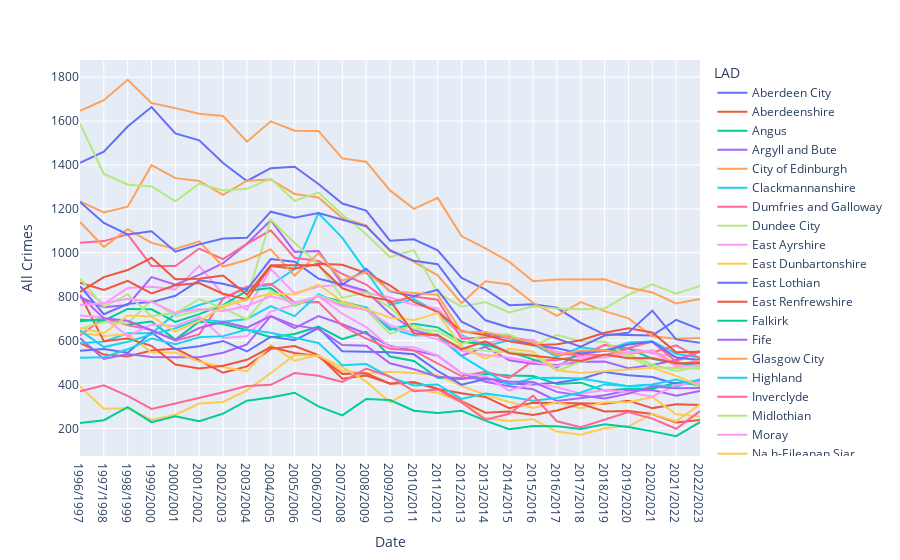

The code cell stored with this chart in its notebook:
### Code cell
# Question 1: How do Scottish Crime rates vary over time?
# Plotting overall Scottish crime ratios over time
fig = px.line(data_frame=pivoted_crimes_ratios_df, x=pivoted_crimes_ratios_df.index, y="All Crimes", color="LAD")
fig.show()
fig.write_html("assets/scottish_crime_ratios_over_time.html", default_width="100%", default_height="100%")

### Figure 1 — Plotly figure (JSON) as saved in the notebook; plotly's stock layout.template omitted (floating-point values rounded to 4 significant figures)
{"data": [{"hovertemplate": "LAD=Aberdeen City<br>Date=%{x}<br>All Crimes=%{y}<extra></extra>", "legendgroup": "Aberdeen City", "line": {"color": "#636efa", "dash": "solid"}, "marker": {"symbol": "circle"}, "mode": "lines", "name": "Aberdeen City", "orientation": "v", "showlegend": true, "type": "scatter", "x": ["1996/1997", "1997/1998", "1998/1999", "1999/2000", "2000/2001", "2001/2002", "2002/2003", "2003/2004", "2004/2005", "2005/2006", "2006/2007", "2007/2008", "2008/2009", "2009/2010", "2010/2011", "2011/2012", "2012/2013", "2013/2014", "2014/2015", "2015/2016", "2016/2017", "2017/2018", "2018/2019", "2019/2020", "2020/2021", "2021/2022", "2022/2023"], "xaxis": "x", "y": [1410, 1460, 1575, 1664, 1544, 1512, 1409, 1327, 1385, 1392, 1313, 1224, 1192, 1055, 1061, 1011, 885, 833, 761, 765, 749, 680, 627, 626, 623, 694, 651], "yaxis": "y"}, {"hovertemplate": "LAD=Aberdeenshire<br>Date=%{x}<br>All Crimes=%{y}<extra></extra>", "legendgroup": "Aberdeenshire", "line": {"color": "#EF553B", "dash": "solid"}, "marker": {"symbol": "circle"}, "mode": "lines", "name": "Aberdeenshire", "orientation": "v", "showlegend": true, "type": "scatter", "x": ["1996/1997", "1997/1998", "1998/1999", "1999/2000", "2000/2001", "2001/2002", "2002/2003", "2003/2004", "2004/2005", "2005/2006", "2006/2007", "2007/2008", "2008/2009", "2009/2010", "2010/2011", "2011/2012", "2012/2013", "2013/2014", "2014/2015", "2015/2016", "2016/2017", "2017/2018", "2018/2019", "2019/2020", "2020/2021", "2021/2022", "2022/2023"], "xaxis": "x", "y": [589, 536, 527, 554, 563, 510, 453, 482, 562, 575, 533, 426, 440, 404, 408, 379, 360, 343, 292, 316, 315, 313, 312, 326, 292, 310, 306], "yaxis": "y"}, {"hovertemplate": "LAD=Angus<br>Date=%{x}<br>All Crimes=%{y}<extra></extra>", "legendgroup": "Angus", "line": {"color": "#00cc96", "dash": "solid"}, "marker": {"symbol": "circle"}, "mode": "lines", "name": "Angus", "orientation": "v", "showlegend": true, "type": "scatter", "x": ["1996/1997", "1997/1998", "1998/1999", "1999/2000", "2000/2001", "2001/2002", "2002/2003", "2003/2004", "2004/2005", "2005/2006", "2006/2007", "2007/2008", "2008/2009", "2009/2010", "2010/2011", "2011/2012", "2012/2013", "2013/2014", "2014/2015", "2015/2016", "2016/2017", "2017/2018", "2018/2019", "2019/2020", "2020/2021", "2021/2022", "2022/2023"], "xaxis": "x", "y": [688, 698, 673, 687, 604, 687, 675, 648, 615, 630, 663, 606, 640, 527, 507, 430, 424, 447, 441, 438, 402, 408, 371, 380, 380, 408, 399], "yaxis": "y"}, {"hovertemplate": "LAD=Argyll and Bute<br>Date=%{x}<br>All Crimes=%{y}<extra></extra>", "legendgroup": "Argyll and Bute", "line": {"color": "#ab63fa", "dash": "solid"}, "marker": {"symbol": "circle"}, "mode": "lines", "name": "Argyll and Bute", "orientation": "v", "showlegend": true, "type": "scatter", "x": ["1996/1997", "1997/1998", "1998/1999", "1999/2000", "2000/2001", "2001/2002", "2002/2003", "2003/2004", "2004/2005", "2005/2006", "2006/2007", "2007/2008", "2008/2009", "2009/2010", "2010/2011", "2011/2012", "2012/2013", "2013/2014", "2014/2015", "2015/2016", "2016/2017", "2017/2018", "2018/2019", "2019/2020", "2020/2021", "2021/2022", "2022/2023"], "xaxis": "x", "y": [611, 516, 538, 525, 524, 524, 544, 582, 711, 656, 711, 674, 631, 575, 555, 531, 451, 412, 392, 378, 325, 337, 351, 372, 374, 348, 370], "yaxis": "y"}, {"hovertemplate": "LAD=City of Edinburgh<br>Date=%{x}<br>All Crimes=%{y}<extra></extra>", "legendgroup": "City of Edinburgh", "line": {"color": "#FFA15A", "dash": "solid"}, "marker": {"symbol": "circle"}, "mode": "lines", "name": "City of Edinburgh", "orientation": "v", "showlegend": true, "type": "scatter", "x": ["1996/1997", "1997/1998", "1998/1999", "1999/2000", "2000/2001", "2001/2002", "2002/2003", "2003/2004", "2004/2005", "2005/2006", "2006/2007", "2007/2008", "2008/2009", "2009/2010", "2010/2011", "2011/2012", "2012/2013", "2013/2014", "2014/2015", "2015/2016", "2016/2017", "2017/2018", "2018/2019", "2019/2020", "2020/2021", "2021/2022", "2022/2023"], "xaxis": "x", "y": [1234, 1184, 1210, 1399, 1340, 1327, 1264, 1328, 1334, 1268, 1252, 1158, 1125, 1008, 958, 897, 770, 870, 855, 772, 712, 775, 734, 701, 619, 608, 611], "yaxis": "y"}, {"hovertemplate": "LAD=Clackmannanshire<br>Date=%{x}<br>All Crimes=%{y}<extra></extra>", "legendgroup": "Clackmannanshire", "line": {"color": "#19d3f3", "dash": "solid"}, "marker": {"symbol": "circle"}, "mode": "lines", "name": "Clackmannanshire", "orientation": "v", "showlegend": true, "type": "scatter", "x": ["1996/1997", "1997/1998", "1998/1999", "1999/2000", "2000/2001", "2001/2002", "2002/2003", "2003/2004", "2004/2005", "2005/2006", "2006/2007", "2007/2008", "2008/2009", "2009/2010", "2010/2011", "2011/2012", "2012/2013", "2013/2014", "2014/2015", "2015/2016", "2016/2017", "2017/2018", "2018/2019", "2019/2020", "2020/2021", "2021/2022", "2022/2023"], "xaxis": "x", "y": [587, 595, 633, 633, 722, 762, 793, 839, 853, 926, 1180, 1068, 915, 762, 789, 728, 624, 574, 601, 582, 527, 569, 554, 591, 597, 539, 523], "yaxis": "y"}, {"hovertemplate": "LAD=Dumfries and Galloway<br>Date=%{x}<br>All Crimes=%{y}<extra></extra>", "legendgroup": "Dumfries and Galloway", "line": {"color": "#FF6692", "dash": "solid"}, "marker": {"symbol": "circle"}, "mode": "lines", "name": "Dumfries and Galloway", "orientation": "v", "showlegend": true, "type": "scatter", "x": ["1996/1997", "1997/1998", "1998/1999", "1999/2000", "2000/2001", "2001/2002", "2002/2003", "2003/2004", "2004/2005", "2005/2006", "2006/2007", "2007/2008", "2008/2009", "2009/2010", "2010/2011", "2011/2012", "2012/2013", "2013/2014", "2014/2015", "2015/2016", "2016/2017", "2017/2018", "2018/2019", "2019/2020", "2020/2021", "2021/2022", "2022/2023"], "xaxis": "x", "y": [624, 701, 670, 648, 599, 628, 791, 845, 859, 773, 775, 668, 609, 562, 554, 496, 437, 458, 430, 508, 511, 529, 580, 562, 546, 578, 519], "yaxis": "y"}, {"hovertemplate": "LAD=Dundee City<br>Date=%{x}<br>All Crimes=%{y}<extra></extra>", "legendgroup": "Dundee City", "line": {"color": "#B6E880", "dash": "solid"}, "marker": {"symbol": "circle"}, "mode": "lines", "name": "Dundee City", "orientation": "v", "showlegend": true, "type": "scatter", "x": ["1996/1997", "1997/1998", "1998/1999", "1999/2000", "2000/2001", "2001/2002", "2002/2003", "2003/2004", "2004/2005", "2005/2006", "2006/2007", "2007/2008", "2008/2009", "2009/2010", "2010/2011", "2011/2012", "2012/2013", "2013/2014", "2014/2015", "2015/2016", "2016/2017", "2017/2018", "2018/2019", "2019/2020", "2020/2021", "2021/2022", "2022/2023"], "xaxis": "x", "y": [1588, 1359, 1311, 1302, 1234, 1315, 1284, 1291, 1338, 1236, 1274, 1174, 1084, 980, 1012, 818, 754, 775, 728, 756, 746, 742, 746, 809, 856, 813, 849], "yaxis": "y"}, {"hovertemplate": "LAD=East Ayrshire<br>Date=%{x}<br>All Crimes=%{y}<extra></extra>", "legendgroup": "East Ayrshire", "line": {"color": "#FF97FF", "dash": "solid"}, "marker": {"symbol": "circle"}, "mode": "lines", "name": "East Ayrshire", "orientation": "v", "showlegend": true, "type": "scatter", "x": ["1996/1997", "1997/1998", "1998/1999", "1999/2000", "2000/2001", "2001/2002", "2002/2003", "2003/2004", "2004/2005", "2005/2006", "2006/2007", "2007/2008", "2008/2009", "2009/2010", "2010/2011", "2011/2012", "2012/2013", "2013/2014", "2014/2015", "2015/2016", "2016/2017", "2017/2018", "2018/2019", "2019/2020", "2020/2021", "2021/2022", "2022/2023"], "xaxis": "x", "y": [846, 767, 839, 845, 833, 940, 810, 740, 926, 815, 846, 854, 817, 796, 763, 746, 619, 588, 609, 602, 549, 528, 523, 561, 541, 527, 507], "yaxis": "y"}, {"hovertemplate": "LAD=East Dunbartonshire<br>Date=%{x}<br>All Crimes=%{y}<extra></extra>", "legendgroup": "East Dunbartonshire", "line": {"color": "#FECB52", "dash": "solid"}, "marker": {"symbol": "circle"}, "mode": "lines", "name": "East Dunbartonshire", "orientation": "v", "showlegend": true, "type": "scatter", "x": ["1996/1997", "1997/1998", "1998/1999", "1999/2000", "2000/2001", "2001/2002", "2002/2003", "2003/2004", "2004/2005", "2005/2006", "2006/2007", "2007/2008", "2008/2009", "2009/2010", "2010/2011", "2011/2012", "2012/2013", "2013/2014", "2014/2015", "2015/2016", "2016/2017", "2017/2018", "2018/2019", "2019/2020", "2020/2021", "2021/2022", "2022/2023"], "xaxis": "x", "y": [636, 621, 628, 545, 545, 504, 479, 459, 579, 508, 534, 463, 450, 458, 452, 442, 393, 353, 320, 293, 319, 292, 319, 319, 342, 264, 254], "yaxis": "y"}, {"hovertemplate": "LAD=East Lothian<br>Date=%{x}<br>All Crimes=%{y}<extra></extra>", "legendgroup": "East Lothian", "line": {"color": "#636efa", "dash": "solid"}, "marker": {"symbol": "circle"}, "mode": "lines", "name": "East Lothian", "orientation": "v", "showlegend": true, "type": "scatter", "x": ["1996/1997", "1997/1998", "1998/1999", "1999/2000", "2000/2001", "2001/2002", "2002/2003", "2003/2004", "2004/2005", "2005/2006", "2006/2007", "2007/2008", "2008/2009", "2009/2010", "2010/2011", "2011/2012", "2012/2013", "2013/2014", "2014/2015", "2015/2016", "2016/2017", "2017/2018", "2018/2019", "2019/2020", "2020/2021", "2021/2022", "2022/2023"], "xaxis": "x", "y": [553, 561, 544, 637, 560, 574, 598, 550, 617, 601, 657, 551, 549, 547, 537, 461, 399, 425, 404, 400, 408, 425, 457, 442, 434, 402, 419], "yaxis": "y"}, {"hovertemplate": "LAD=East Renfrewshire<br>Date=%{x}<br>All Crimes=%{y}<extra></extra>", "legendgroup": "East Renfrewshire", "line": {"color": "#EF553B", "dash": "solid"}, "marker": {"symbol": "circle"}, "mode": "lines", "name": "East Renfrewshire", "orientation": "v", "showlegend": true, "type": "scatter", "x": ["1996/1997", "1997/1998", "1998/1999", "1999/2000", "2000/2001", "2001/2002", "2002/2003", "2003/2004", "2004/2005", "2005/2006", "2006/2007", "2007/2008", "2008/2009", "2009/2010", "2010/2011", "2011/2012", "2012/2013", "2013/2014", "2014/2015", "2015/2016", "2016/2017", "2017/2018", "2018/2019", "2019/2020", "2020/2021", "2021/2022", "2022/2023"], "xaxis": "x", "y": [809, 597, 609, 576, 491, 473, 485, 512, 570, 543, 528, 448, 451, 403, 411, 380, 324, 271, 276, 261, 281, 312, 277, 279, 265, 226, 238], "yaxis": "y"}, {"hovertemplate": "LAD=Falkirk<br>Date=%{x}<br>All Crimes=%{y}<extra></extra>", "legendgroup": "Falkirk", "line": {"color": "#00cc96", "dash": "solid"}, "marker": {"symbol": "circle"}, "mode": "lines", "name": "Falkirk", "orientation": "v", "showlegend": true, "type": "scatter", "x": ["1996/1997", "1997/1998", "1998/1999", "1999/2000", "2000/2001", "2001/2002", "2002/2003", "2003/2004", "2004/2005", "2005/2006", "2006/2007", "2007/2008", "2008/2009", "2009/2010", "2010/2011", "2011/2012", "2012/2013", "2013/2014", "2014/2015", "2015/2016", "2016/2017", "2017/2018", "2018/2019", "2019/2020", "2020/2021", "2021/2022", "2022/2023"], "xaxis": "x", "y": [695, 690, 744, 742, 685, 720, 761, 827, 839, 759, 804, 776, 750, 650, 676, 660, 594, 583, 550, 514, 476, 551, 552, 564, 517, 496, 486], "yaxis": "y"}, {"hovertemplate": "LAD=Fife<br>Date=%{x}<br>All Crimes=%{y}<extra></extra>", "legendgroup": "Fife", "line": {"color": "#ab63fa", "dash": "solid"}, "marker": {"symbol": "circle"}, "mode": "lines", "name": "Fife", "orientation": "v", "showlegend": true, "type": "scatter", "x": ["1996/1997", "1997/1998", "1998/1999", "1999/2000", "2000/2001", "2001/2002", "2002/2003", "2003/2004", "2004/2005", "2005/2006", "2006/2007", "2007/2008", "2008/2009", "2009/2010", "2010/2011", "2011/2012", "2012/2013", "2013/2014", "2014/2015", "2015/2016", "2016/2017", "2017/2018", "2018/2019", "2019/2020", "2020/2021", "2021/2022", "2022/2023"], "xaxis": "x", "y": [798, 752, 762, 889, 854, 899, 952, 1041, 1148, 1004, 1008, 858, 826, 722, 647, 619, 530, 571, 510, 494, 488, 503, 504, 474, 488, 511, 549], "yaxis": "y"}, {"hovertemplate": "LAD=Glasgow City<br>Date=%{x}<br>All Crimes=%{y}<extra></extra>", "legendgroup": "Glasgow City", "line": {"color": "#FFA15A", "dash": "solid"}, "marker": {"symbol": "circle"}, "mode": "lines", "name": "Glasgow City", "orientation": "v", "showlegend": true, "type": "scatter", "x": ["1996/1997", "1997/1998", "1998/1999", "1999/2000", "2000/2001", "2001/2002", "2002/2003", "2003/2004", "2004/2005", "2005/2006", "2006/2007", "2007/2008", "2008/2009", "2009/2010", "2010/2011", "2011/2012", "2012/2013", "2013/2014", "2014/2015", "2015/2016", "2016/2017", "2017/2018", "2018/2019", "2019/2020", "2020/2021", "2021/2022", "2022/2023"], "xaxis": "x", "y": [1647, 1695, 1788, 1682, 1659, 1633, 1623, 1506, 1599, 1556, 1555, 1430, 1415, 1284, 1200, 1250, 1076, 1020, 959, 870, 878, 877, 879, 842, 819, 769, 789], "yaxis": "y"}, {"hovertemplate": "LAD=Highland<br>Date=%{x}<br>All Crimes=%{y}<extra></extra>", "legendgroup": "Highland", "line": {"color": "#19d3f3", "dash": "solid"}, "marker": {"symbol": "circle"}, "mode": "lines", "name": "Highland", "orientation": "v", "showlegend": true, "type": "scatter", "x": ["1996/1997", "1997/1998", "1998/1999", "1999/2000", "2000/2001", "2001/2002", "2002/2003", "2003/2004", "2004/2005", "2005/2006", "2006/2007", "2007/2008", "2008/2009", "2009/2010", "2010/2011", "2011/2012", "2012/2013", "2013/2014", "2014/2015", "2015/2016", "2016/2017", "2017/2018", "2018/2019", "2019/2020", "2020/2021", "2021/2022", "2022/2023"], "xaxis": "x", "y": [646, 570, 594, 628, 656, 697, 686, 698, 757, 711, 811, 762, 752, 657, 623, 627, 529, 461, 397, 429, 430, 427, 409, 392, 397, 390, 424], "yaxis": "y"}, {"hovertemplate": "LAD=Inverclyde<br>Date=%{x}<br>All Crimes=%{y}<extra></extra>", "legendgroup": "Inverclyde", "line": {"color": "#FF6692", "dash": "solid"}, "marker": {"symbol": "circle"}, "mode": "lines", "name": "Inverclyde", "orientation": "v", "showlegend": true, "type": "scatter", "x": ["1996/1997", "1997/1998", "1998/1999", "1999/2000", "2000/2001", "2001/2002", "2002/2003", "2003/2004", "2004/2005", "2005/2006", "2006/2007", "2007/2008", "2008/2009", "2009/2010", "2010/2011", "2011/2012", "2012/2013", "2013/2014", "2014/2015", "2015/2016", "2016/2017", "2017/2018", "2018/2019", "2019/2020", "2020/2021", "2021/2022", "2022/2023"], "xaxis": "x", "y": [1045, 1053, 1084, 940, 939, 1019, 971, 1040, 1102, 977, 962, 904, 855, 773, 800, 786, 608, 614, 620, 590, 537, 538, 532, 566, 595, 504, 553], "yaxis": "y"}, {"hovertemplate": "LAD=Midlothian<br>Date=%{x}<br>All Crimes=%{y}<extra></extra>", "legendgroup": "Midlothian", "line": {"color": "#B6E880", "dash": "solid"}, "marker": {"symbol": "circle"}, "mode": "lines", "name": "Midlothian", "orientation": "v", "showlegend": true, "type": "scatter", "x": ["1996/1997", "1997/1998", "1998/1999", "1999/2000", "2000/2001", "2001/2002", "2002/2003", "2003/2004", "2004/2005", "2005/2006", "2006/2007", "2007/2008", "2008/2009", "2009/2010", "2010/2011", "2011/2012", "2012/2013", "2013/2014", "2014/2015", "2015/2016", "2016/2017", "2017/2018", "2018/2019", "2019/2020", "2020/2021", "2021/2022", "2022/2023"], "xaxis": "x", "y": [654, 684, 678, 785, 710, 737, 760, 794, 1151, 1044, 948, 794, 820, 750, 653, 643, 583, 628, 627, 576, 625, 597, 595, 526, 478, 474, 471], "yaxis": "y"}, {"hovertemplate": "LAD=Moray<br>Date=%{x}<br>All Crimes=%{y}<extra></extra>", "legendgroup": "Moray", "line": {"color": "#FF97FF", "dash": "solid"}, "marker": {"symbol": "circle"}, "mode": "lines", "name": "Moray", "orientation": "v", "showlegend": true, "type": "scatter", "x": ["1996/1997", "1997/1998", "1998/1999", "1999/2000", "2000/2001", "2001/2002", "2002/2003", "2003/2004", "2004/2005", "2005/2006", "2006/2007", "2007/2008", "2008/2009", "2009/2010", "2010/2011", "2011/2012", "2012/2013", "2013/2014", "2014/2015", "2015/2016", "2016/2017", "2017/2018", "2018/2019", "2019/2020", "2020/2021", "2021/2022", "2022/2023"], "xaxis": "x", "y": [714, 705, 620, 672, 666, 708, 612, 620, 732, 763, 803, 722, 661, 570, 569, 532, 451, 437, 372, 406, 387, 358, 374, 364, 344, 398, 410], "yaxis": "y"}, {"hovertemplate": "LAD=Na h-Eileanan Siar<br>Date=%{x}<br>All Crimes=%{y}<extra></extra>", "legendgroup": "Na h-Eileanan Siar", "line": {"color": "#FECB52", "dash": "solid"}, "marker": {"symbol": "circle"}, "mode": "lines", "name": "Na h-Eileanan Siar", "orientation": "v", "showlegend": true, "type": "scatter", "x": ["1996/1997", "1997/1998", "1998/1999", "1999/2000", "2000/2001", "2001/2002", "2002/2003", "2003/2004", "2004/2005", "2005/2006", "2006/2007", "2007/2008", "2008/2009", "2009/2010", "2010/2011", "2011/2012", "2012/2013", "2013/2014", "2014/2015", "2015/2016", "2016/2017", "2017/2018", "2018/2019", "2019/2020", "2020/2021", "2021/2022", "2022/2023"], "xaxis": "x", "y": [390, 289, 291, 238, 262, 313, 320, 373, 452, 534, 530, 479, 413, 319, 378, 362, 320, 247, 233, 241, 185, 171, 200, 209, 266, 232, 308], "yaxis": "y"}, {"hovertemplate": "LAD=North Ayrshire<br>Date=%{x}<br>All Crimes=%{y}<extra></extra>", "legendgroup": "North Ayrshire", "line": {"color": "#636efa", "dash": "solid"}, "marker": {"symbol": "circle"}, "mode": "lines", "name": "North Ayrshire", "orientation": "v", "showlegend": true, "type": "scatter", "x": ["1996/1997", "1997/1998", "1998/1999", "1999/2000", "2000/2001", "2001/2002", "2002/2003", "2003/2004", "2004/2005", "2005/2006", "2006/2007", "2007/2008", "2008/2009", "2009/2010", "2010/2011", "2011/2012", "2012/2013", "2013/2014", "2014/2015", "2015/2016", "2016/2017", "2017/2018", "2018/2019", "2019/2020", "2020/2021", "2021/2022", "2022/2023"], "xaxis": "x", "y": [848, 720, 767, 775, 804, 874, 859, 831, 971, 959, 882, 855, 927, 824, 803, 831, 686, 634, 613, 580, 565, 541, 553, 582, 594, 522, 511], "yaxis": "y"}, {"hovertemplate": "LAD=North Lanarkshire<br>Date=%{x}<br>All Crimes=%{y}<extra></extra>", "legendgroup": "North Lanarkshire", "line": {"color": "#EF553B", "dash": "solid"}, "marker": {"symbol": "circle"}, "mode": "lines", "name": "North Lanarkshire", "orientation": "v", "showlegend": true, "type": "scatter", "x": ["1996/1997", "1997/1998", "1998/1999", "1999/2000", "2000/2001", "2001/2002", "2002/2003", "2003/2004", "2004/2005", "2005/2006", "2006/2007", "2007/2008", "2008/2009", "2009/2010", "2010/2011", "2011/2012", "2012/2013", "2013/2014", "2014/2015", "2015/2016", "2016/2017", "2017/2018", "2018/2019", "2019/2020", "2020/2021", "2021/2022", "2022/2023"], "xaxis": "x", "y": [863, 830, 872, 815, 852, 862, 813, 787, 939, 927, 950, 945, 907, 851, 776, 731, 643, 625, 596, 578, 583, 601, 635, 656, 637, 546, 549], "yaxis": "y"}, {"hovertemplate": "LAD=Orkney Islands<br>Date=%{x}<br>All Crimes=%{y}<extra></extra>", "legendgroup": "Orkney Islands", "line": {"color": "#00cc96", "dash": "solid"}, "marker": {"symbol": "circle"}, "mode": "lines", "name": "Orkney Islands", "orientation": "v", "showlegend": true, "type": "scatter", "x": ["1996/1997", "1997/1998", "1998/1999", "1999/2000", "2000/2001", "2001/2002", "2002/2003", "2003/2004", "2004/2005", "2005/2006", "2006/2007", "2007/2008", "2008/2009", "2009/2010", "2010/2011", "2011/2012", "2012/2013", "2013/2014", "2014/2015", "2015/2016", "2016/2017", "2017/2018", "2018/2019", "2019/2020", "2020/2021", "2021/2022", "2022/2023"], "xaxis": "x", "y": [224, 237, 296, 228, 255, 232, 267, 326, 340, 362, 300, 259, 334, 329, 280, 270, 280, 235, 196, 211, 209, 197, 218, 206, 186, 164, 228], "yaxis": "y"}, {"hovertemplate": "LAD=Perth and Kinross<br>Date=%{x}<br>All Crimes=%{y}<extra></extra>", "legendgroup": "Perth and Kinross", "line": {"color": "#ab63fa", "dash": "solid"}, "marker": {"symbol": "circle"}, "mode": "lines", "name": "Perth and Kinross", "orientation": "v", "showlegend": true, "type": "scatter", "x": ["1996/1997", "1997/1998", "1998/1999", "1999/2000", "2000/2001", "2001/2002", "2002/2003", "2003/2004", "2004/2005", "2005/2006", "2006/2007", "2007/2008", "2008/2009", "2009/2010", "2010/2011", "2011/2012", "2012/2013", "2013/2014", "2014/2015", "2015/2016", "2016/2017", "2017/2018", "2018/2019", "2019/2020", "2020/2021", "2021/2022", "2022/2023"], "xaxis": "x", "y": [805, 701, 690, 646, 603, 657, 685, 659, 711, 669, 652, 579, 576, 496, 469, 435, 428, 428, 413, 411, 366, 349, 336, 358, 390, 382, 384], "yaxis": "y"}, {"hovertemplate": "LAD=Renfrewshire<br>Date=%{x}<br>All Crimes=%{y}<extra></extra>", "legendgroup": "Renfrewshire", "line": {"color": "#FFA15A", "dash": "solid"}, "marker": {"symbol": "circle"}, "mode": "lines", "name": "Renfrewshire", "orientation": "v", "showlegend": true, "type": "scatter", "x": ["1996/1997", "1997/1998", "1998/1999", "1999/2000", "2000/2001", "2001/2002", "2002/2003", "2003/2004", "2004/2005", "2005/2006", "2006/2007", "2007/2008", "2008/2009", "2009/2010", "2010/2011", "2011/2012", "2012/2013", "2013/2014", "2014/2015", "2015/2016", "2016/2017", "2017/2018", "2018/2019", "2019/2020", "2020/2021", "2021/2022", "2022/2023"], "xaxis": "x", "y": [1140, 1027, 1107, 1045, 1017, 1052, 937, 967, 1015, 896, 997, 873, 912, 825, 816, 808, 640, 639, 614, 591, 534, 554, 556, 538, 555, 491, 508], "yaxis": "y"}, {"hovertemplate": "LAD=Scottish Borders<br>Date=%{x}<br>All Crimes=%{y}<extra></extra>", "legendgroup": "Scottish Borders", "line": {"color": "#19d3f3", "dash": "solid"}, "marker": {"symbol": "circle"}, "mode": "lines", "name": "Scottish Borders", "orientation": "v", "showlegend": true, "type": "scatter", "x": ["1996/1997", "1997/1998", "1998/1999", "1999/2000", "2000/2001", "2001/2002", "2002/2003", "2003/2004", "2004/2005", "2005/2006", "2006/2007", "2007/2008", "2008/2009", "2009/2010", "2010/2011", "2011/2012", "2012/2013", "2013/2014", "2014/2015", "2015/2016", "2016/2017", "2017/2018", "2018/2019", "2019/2020", "2020/2021", "2021/2022", "2022/2023"], "xaxis": "x", "y": [522, 524, 560, 609, 583, 615, 620, 650, 635, 613, 589, 487, 493, 433, 395, 400, 334, 358, 344, 326, 338, 363, 400, 393, 400, 422, 393], "yaxis": "y"}, {"hovertemplate": "LAD=Shetland Islands<br>Date=%{x}<br>All Crimes=%{y}<extra></extra>", "legendgroup": "Shetland Islands", "line": {"color": "#FF6692", "dash": "solid"}, "marker": {"symbol": "circle"}, "mode": "lines", "name": "Shetland Islands", "orientation": "v", "showlegend": true, "type": "scatter", "x": ["1996/1997", "1997/1998", "1998/1999", "1999/2000", "2000/2001", "2001/2002", "2002/2003", "2003/2004", "2004/2005", "2005/2006", "2006/2007", "2007/2008", "2008/2009", "2009/2010", "2010/2011", "2011/2012", "2012/2013", "2013/2014", "2014/2015", "2015/2016", "2016/2017", "2017/2018", "2018/2019", "2019/2020", "2020/2021", "2021/2022", "2022/2023"], "xaxis": "x", "y": [369, 396, 348, 288, 313, 337, 364, 393, 398, 452, 439, 411, 472, 436, 369, 377, 318, 239, 266, 349, 232, 205, 238, 274, 244, 198, 278], "yaxis": "y"}, {"hovertemplate": "LAD=South Ayrshire<br>Date=%{x}<br>All Crimes=%{y}<extra></extra>", "legendgroup": "South Ayrshire", "line": {"color": "#B6E880", "dash": "solid"}, "marker": {"symbol": "circle"}, "mode": "lines", "name": "South Ayrshire", "orientation": "v", "showlegend": true, "type": "scatter", "x": ["1996/1997", "1997/1998", "1998/1999", "1999/2000", "2000/2001", "2001/2002", "2002/2003", "2003/2004", "2004/2005", "2005/2006", "2006/2007", "2007/2008", "2008/2009", "2009/2010", "2010/2011", "2011/2012", "2012/2013", "2013/2014", "2014/2015", "2015/2016", "2016/2017", "2017/2018", "2018/2019", "2019/2020", "2020/2021", "2021/2022", "2022/2023"], "xaxis": "x", "y": [883, 754, 810, 712, 725, 789, 747, 696, 827, 761, 805, 769, 739, 630, 670, 621, 569, 553, 549, 536, 462, 503, 529, 536, 491, 461, 482], "yaxis": "y"}, {"hovertemplate": "LAD=South Lanarkshire<br>Date=%{x}<br>All Crimes=%{y}<extra></extra>", "legendgroup": "South Lanarkshire", "line": {"color": "#FF97FF", "dash": "solid"}, "marker": {"symbol": "circle"}, "mode": "lines", "name": "South Lanarkshire", "orientation": "v", "showlegend": true, "type": "scatter", "x": ["1996/1997", "1997/1998", "1998/1999", "1999/2000", "2000/2001", "2001/2002", "2002/2003", "2003/2004", "2004/2005", "2005/2006", "2006/2007", "2007/2008", "2008/2009", "2009/2010", "2010/2011", "2011/2012", "2012/2013", "2013/2014", "2014/2015", "2015/2016", "2016/2017", "2017/2018", "2018/2019", "2019/2020", "2020/2021", "2021/2022", "2022/2023"], "xaxis": "x", "y": [762, 770, 790, 776, 726, 744, 735, 757, 803, 772, 800, 756, 740, 669, 635, 604, 552, 534, 521, 503, 483, 518, 523, 548, 552, 481, 489], "yaxis": "y"}, {"hovertemplate": "LAD=Stirling<br>Date=%{x}<br>All Crimes=%{y}<extra></extra>", "legendgroup": "Stirling", "line": {"color": "#FECB52", "dash": "solid"}, "marker": {"symbol": "circle"}, "mode": "lines", "name": "Stirling", "orientation": "v", "showlegend": true, "type": "scatter", "x": ["1996/1997", "1997/1998", "1998/1999", "1999/2000", "2000/2001", "2001/2002", "2002/2003", "2003/2004", "2004/2005", "2005/2006", "2006/2007", "2007/2008", "2008/2009", "2009/2010", "2010/2011", "2011/2012", "2012/2013", "2013/2014", "2014/2015", "2015/2016", "2016/2017", "2017/2018", "2018/2019", "2019/2020", "2020/2021", "2021/2022", "2022/2023"], "xaxis": "x", "y": [657, 633, 714, 710, 641, 690, 754, 787, 814, 810, 855, 777, 744, 704, 693, 725, 571, 518, 562, 549, 464, 452, 460, 468, 476, 439, 394], "yaxis": "y"}, {"hovertemplate": "LAD=West Dunbartonshire<br>Date=%{x}<br>All Crimes=%{y}<extra></extra>", "legendgroup": "West Dunbartonshire", "line": {"color": "#636efa", "dash": "solid"}, "marker": {"symbol": "circle"}, "mode": "lines", "name": "West Dunbartonshire", "orientation": "v", "showlegend": true, "type": "scatter", "x": ["1996/1997", "1997/1998", "1998/1999", "1999/2000", "2000/2001", "2001/2002", "2002/2003", "2003/2004", "2004/2005", "2005/2006", "2006/2007", "2007/2008", "2008/2009", "2009/2010", "2010/2011", "2011/2012", "2012/2013", "2013/2014", "2014/2015", "2015/2016", "2016/2017", "2017/2018", "2018/2019", "2019/2020", "2020/2021", "2021/2022", "2022/2023"], "xaxis": "x", "y": [1231, 1136, 1083, 1098, 1005, 1038, 1065, 1068, 1187, 1159, 1181, 1150, 1120, 1012, 963, 948, 802, 692, 659, 645, 607, 572, 623, 636, 736, 605, 590], "yaxis": "y"}, {"hovertemplate": "LAD=West Lothian<br>Date=%{x}<br>All Crimes=%{y}<extra></extra>", "legendgroup": "West Lothian", "line": {"color": "#EF553B", "dash": "solid"}, "marker": {"symbol": "circle"}, "mode": "lines", "name": "West Lothian", "orientation": "v", "showlegend": true, "type": "scatter", "x": ["1996/1997", "1997/1998", "1998/1999", "1999/2000", "2000/2001", "2001/2002", "2002/2003", "2003/2004", "2004/2005", "2005/2006", "2006/2007", "2007/2008", "2008/2009", "2009/2010", "2010/2011", "2011/2012", "2012/2013", "2013/2014", "2014/2015", "2015/2016", "2016/2017", "2017/2018", "2018/2019", "2019/2020", "2020/2021", "2021/2022", "2022/2023"], "xaxis": "x", "y": [822, 889, 921, 977, 879, 881, 896, 809, 943, 944, 943, 838, 802, 782, 633, 624, 560, 596, 542, 531, 519, 507, 536, 519, 520, 496, 497], "yaxis": "y"}], "layout": {"legend": {"title": {"text": "LAD"}, "tracegroupgap": 0}, "margin": {"t": 60}, "xaxis": {"anchor": "y", "domain": [0, 1], "title": {"text": "Date"}}, "yaxis": {"anchor": "x", "domain": [0, 1], "title": {"text": "All Crimes"}}}}
